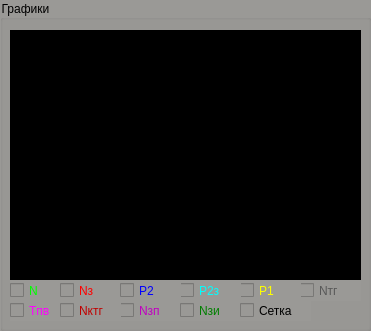
   <widget class="QGroupBox" name="groupBox_3">
    <property name="geometry">
     <rect>
      <x>620</x>
      <y>50</y>
      <width>371</width>
      <height>331</height>
     </rect>
    </property>
    <property name="styleSheet">
     <string notr="true">background-color: rgb(154, 153, 150);</string>
    </property>
    <property name="title">
     <string>Графики</string>
    </property>
    <widget class="QGraphicsView" name="graphicsView">
     <property name="geometry">
      <rect>
       <x>10</x>
       <y>30</y>
       <width>351</width>
       <height>251</height>
      </rect>
     </property>
     <property name="styleSheet">
      <string notr="true">background-color: rgb(0, 0, 0);
border-color: rgba(255, 255, 255, 0);
gridline-color: rgba(255, 255, 255, 0);
selection-background-color: rgba(255, 255, 255, 0);
selection-color: rgba(255, 255, 255, 0);
</string>
     </property>
     <property name="verticalScrollBarPolicy">
      <enum>Qt::ScrollBarAsNeeded</enum>
     </property>
     <property name="horizontalScrollBarPolicy">
      <enum>Qt::ScrollBarAsNeeded</enum>
     </property>
     <property name="interactive">
      <bool>true</bool>
     </property>
     <property name="dragMode">
      <enum>QGraphicsView::NoDrag</enum>
     </property>
     <property name="transformationAnchor">
      <enum>QGraphicsView::AnchorViewCenter</enum>
     </property>
     <property name="resizeAnchor">
      <enum>QGraphicsView::AnchorViewCenter</enum>
     </property>
     <property name="viewportUpdateMode">
      <enum>QGraphicsView::SmartViewportUpdate</enum>
     </property>
    </widget>
    <widget class="QCheckBox" name="checkBox_6">
     <property name="geometry">
      <rect>
       <x>300</x>
       <y>280</y>
       <width>61</width>
       <height>21</height>
      </rect>
     </property>
     <property name="styleSheet">
      <string notr="true">color: rgb(88, 88, 88);</string>
     </property>
     <property name="text">
      <string>Nтг</string>
     </property>
    </widget>
    <widget class="QCheckBox" name="checkBox_9">
     <property name="geometry">
      <rect>
       <x>120</x>
       <y>300</y>
       <width>61</width>
       <height>21</height>
      </rect>
     </property>
     <property name="styleSheet">
      <string notr="true">color: rgb(192, 0, 192);</string>
     </property>
     <property name="text">
      <string>Nзп</string>
     </property>
    </widget>
    <widget class="QCheckBox" name="checkBox_5">
     <property name="geometry">
      <rect>
       <x>240</x>
       <y>280</y>
       <width>61</width>
       <height>21</height>
      </rect>
     </property>
     <property name="styleSheet">
      <string notr="true">color: rgb(255, 255, 0);</string>
     </property>
     <property name="text">
      <string>P1</string>
     </property>
    </widget>
    <widget class="QCheckBox" name="checkBox_7">
     <property name="geometry">
      <rect>
       <x>10</x>
       <y>300</y>
       <width>51</width>
       <height>21</height>
      </rect>
     </property>
     <property name="styleSheet">
      <string notr="true">color: rgb(255, 0, 255);</string>
     </property>
     <property name="text">
      <string>Tпв</string>
     </property>
    </widget>
    <widget class="QCheckBox" name="checkBox_1">
     <property name="geometry">
      <rect>
       <x>10</x>
       <y>280</y>
       <width>51</width>
       <height>21</height>
      </rect>
     </property>
     <property name="styleSheet">
      <string notr="true">color: rgb(0, 255, 0);</string>
     </property>
     <property name="text">
      <string>N</string>
     </property>
    </widget>
    <widget class="QCheckBox" name="checkBox_10">
     <property name="geometry">
      <rect>
       <x>180</x>
       <y>300</y>
       <width>61</width>
       <height>21</height>
      </rect>
     </property>
     <property name="styleSheet">
      <string notr="true">color: rgb(0, 128, 0);</string>
     </property>
     <property name="text">
      <string>Nзи</string>
     </property>
    </widget>
    <widget class="QCheckBox" name="checkBox_8">
     <property name="geometry">
      <rect>
       <x>60</x>
       <y>300</y>
       <width>61</width>
       <height>21</height>
      </rect>
     </property>
     <property name="styleSheet">
      <string notr="true">color: rgb(192, 0, 0);</string>
     </property>
     <property name="text">
      <string>Nктг</string>
     </property>
    </widget>
    <widget class="QCheckBox" name="checkBox_2">
     <property name="geometry">
      <rect>
       <x>60</x>
       <y>280</y>
       <width>61</width>
       <height>21</height>
      </rect>
     </property>
     <property name="styleSheet">
      <string notr="true">color: rgb(255, 0, 0);</string>
     </property>
     <property name="text">
      <string>Nз</string>
     </property>
    </widget>
    <widget class="QCheckBox" name="checkBox_4">
     <property name="geometry">
      <rect>
       <x>180</x>
       <y>280</y>
       <width>61</width>
       <height>21</height>
      </rect>
     </property>
     <property name="styleSheet">
      <string notr="true">color: rgb(0, 255, 255);</string>
     </property>
     <property name="text">
      <string>P2з</string>
     </property>
    </widget>
    <widget class="QCheckBox" name="checkBox_3">
     <property name="geometry">
      <rect>
       <x>120</x>
       <y>280</y>
       <width>61</width>
       <height>21</height>
      </rect>
     </property>
     <property name="styleSheet">
      <string notr="true">color: rgb(0, 0, 255);</string>
     </property>
     <property name="text">
      <string>P2</string>
     </property>
    </widget>
    <widget class="QCheckBox" name="checkBox">
     <property name="geometry">
      <rect>
       <x>240</x>
       <y>300</y>
       <width>71</width>
       <height>21</height>
      </rect>
     </property>
     <property name="text">
      <string>Сетка</string>
     </property>
    </widget>
   </widget>
